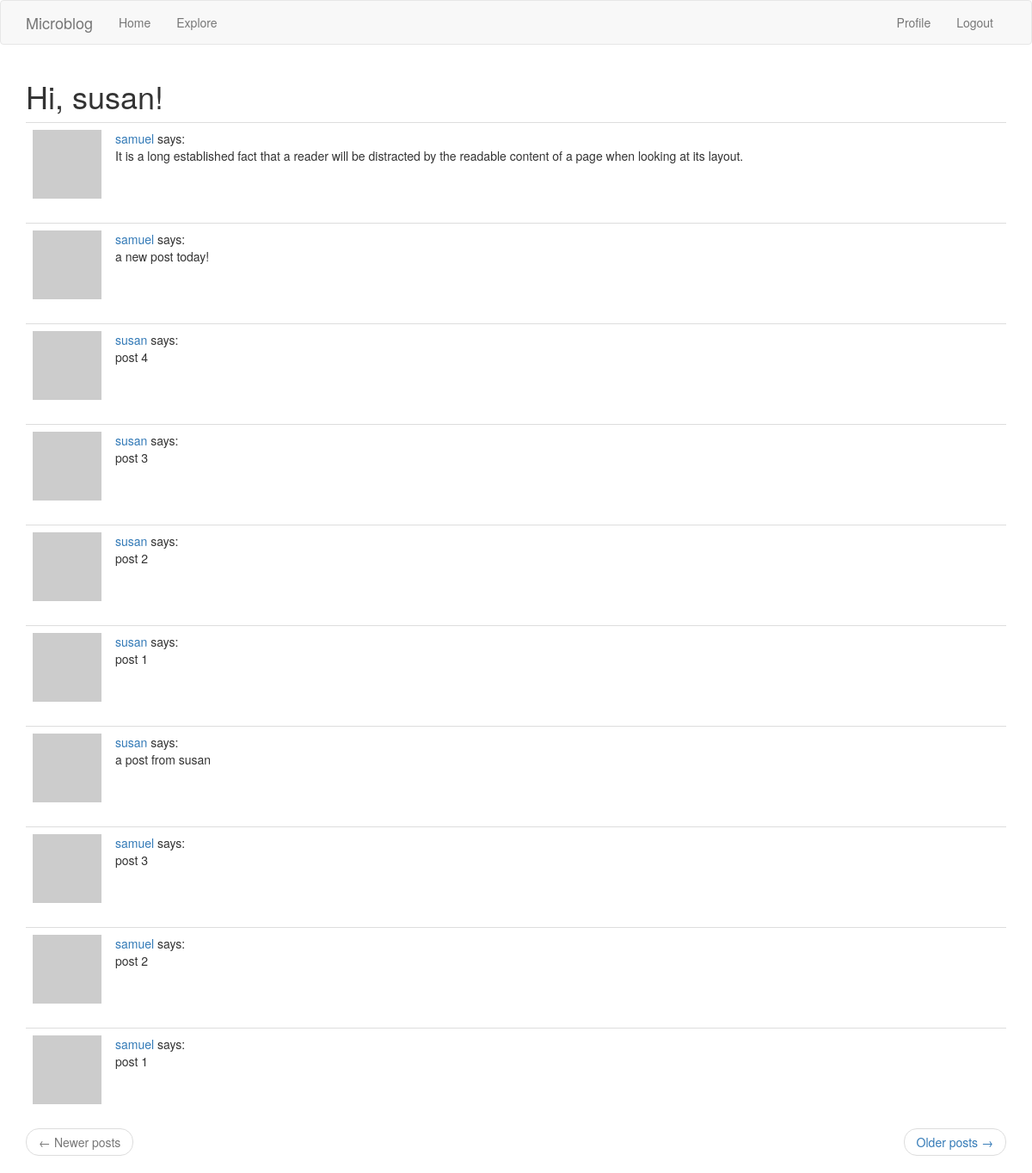
The page /explore (signed in) on the database as committed earlier.
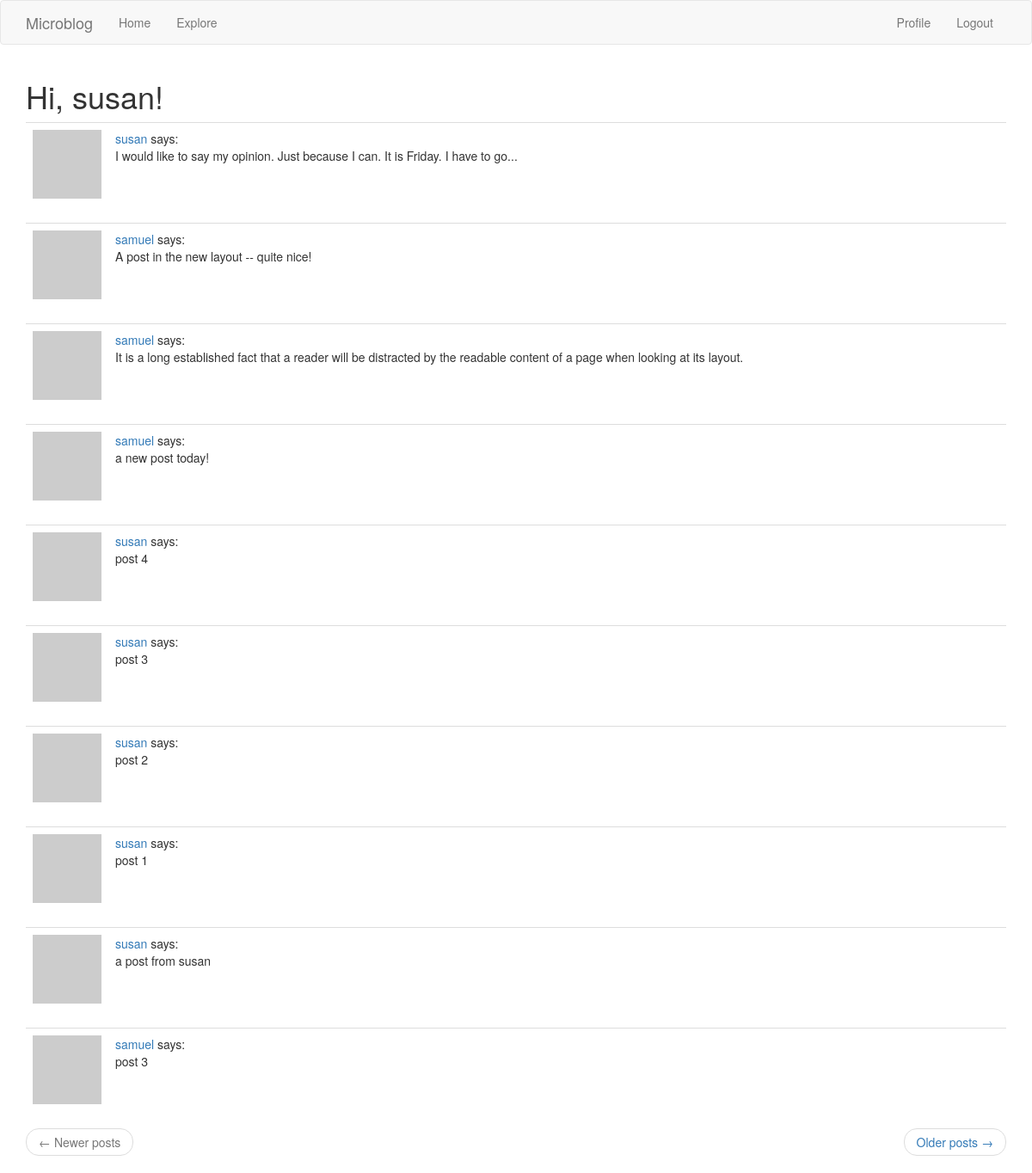
The same page on the database as committed later.
### app/models.py (models this page shows, shortened)
class Post(db.Model):
    id = db.Column(db.Integer, primary_key=True)
    body = db.Column(db.String(140))
    timestamp = db.Column(db.DateTime, index=True, default=datetime.utcnow)
    user_id = db.Column(db.Integer, db.ForeignKey('user.id'))

class User(UserMixin, db.Model):
    id = db.Column(db.Integer, primary_key=True)
    username = db.Column(db.String(64), index=True, unique=True)
    email = db.Column(db.String(120), index=True, unique=True)
    password_hash = db.Column(db.String(128))
    posts = db.relationship('Post', backref='author', lazy='dynamic')
    about_me = db.Column(db.String(140))
    last_seen = db.Column(db.DateTime, default=datetime.utcnow)
    followed = db.relationship(
        'User', secondary=followers,
        primaryjoin=(followers.c.follower_id == id),
        secondaryjoin=(followers.c.followed_id == id),
        backref=db.backref('followers', lazy='dynamic'), lazy='dynamic')
    def avatar(self, size):
        digest = md5(self.email.lower().encode('utf-8')).hexdigest()
        return 'https://www.gravatar.com/avatar/{}?d=identicon&s={}'.format(digest, size)

### app/routes.py (the view)
@app.route('/explore')
@login_required
def explore():
    page = request.args.get('page', 1, type=int)
    posts = Post.query.order_by(Post.timestamp.desc()).paginate(page, app.config['POSTS_PER_PAGE'], False)
    next_url = url_for('explore', page=posts.next_num) if posts.has_next else None
    prev_url = url_for('explore', page=posts.prev_num) if posts.has_prev else None
    return render_template('index.html', title='Explore', posts=posts.items, next_url=next_url, prev_url=prev_url)

### app/models.py (called while the page is built)
@login.user_loader
def load_user(id):
    return User.query.get(int(id))

### app/routes.py (called while the page is built)
@app.before_request
def before_request():
    if current_user.is_authenticated:
        current_user.last_seen = datetime.utcnow()
        db.session.commit()

### app/templates/index.html (shortened to what this page needs)
{% extends "base.html" %}
{% import 'bootstrap/wtf.html' as wtf %}
{% block app_content %}
  <h1>Hi, {{ current_user.username }}!</h1>
  {% for post in posts %}
    {% include '_post.html' %}
  {% endfor %}
  {% include '_pager.html' %}
{% endblock %}

### app/templates/_post.html
<table class="table table-hover">
  <tr>
    <td width="70ox">
      <a href="{{ url_for('user', username=post.author.username) }}">
        <img src="{{ post.author.avatar(70) }}" alt="">
      </a>
    </td>
    <td>
      <a href="{{ url_for('user', username=post.author.username) }}">
        {{ post.author.username }}
      </a>
      says: <br>
      {{ post.body }}
    </td>
  </tr>
</table>

Rows that differ between the two databases and show on the page:
no longer on this page (row unchanged): Post: author.username "samuel", body "post 2"
no longer on this page (row unchanged): Post: author.username "samuel", body "post 1"
added Post: author.username "susan", body "I would like to say my opinion. Just because I can. It is Friday. I have to go..."
added Post: author.username "samuel", body "A post in the new layout -- quite nice!"
